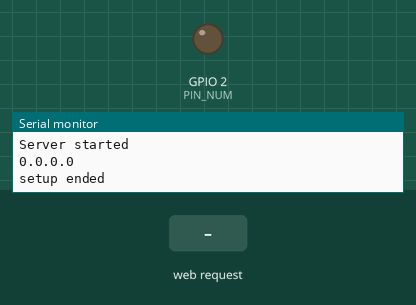
This sketch was run on a simulated ESP8266 (NodeMCU). Parts: output pins drawn as LEDs (lit = HIGH), the last lines printed to the serial monitor. The test bench sets the inputs (shaded band).

Above: at 1.2 s.
1.3 s: HTTP request GET /gpio/1 received
At 2.4 s:
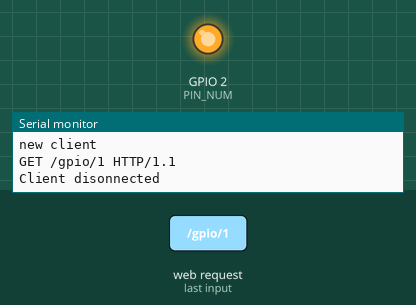
2.8 s: HTTP request GET /gpio/0 received
At 3.6 s:
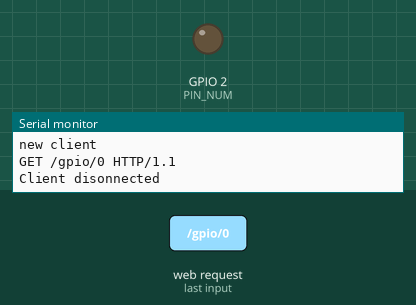
Timing chart, 0 to 5.8 s (numbered marks = the images above; inputs shaded):
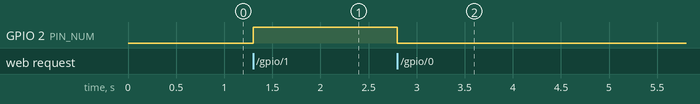

The sketch:

accessPoint.ino
```cpp
#include <ESP8266WiFi.h>

#define PIN_NUM 2

WiFiServer server(80);

void setup() {
  // put your setup code here, to run once:

  Serial.begin(115200);
  delay(10);

  pinMode(PIN_NUM, OUTPUT);
  digitalWrite(PIN_NUM, 0);

  WiFi.mode(WIFI_AP_STA);

  WiFi.softAP("arduino_network");

  WiFi.printDiag(Serial);

  // Start the server
  server.begin();
  Serial.println("Server started");
  Serial.flush();

  // Print the IP address
  Serial.println(WiFi.localIP());
  Serial.flush();

  Serial.println("setup ended");

  Serial.flush();
}

void loop() {
  // put your main code here, to run repeatedly:

//  delay(1000);
//  digitalWrite(PIN_NUM, HIGH);
//  delay(1000);
//  digitalWrite(PIN_NUM, LOW);

  // Check if a client has connected
  WiFiClient client = server.available();
  if (!client) {
    return;
  }

  // Wait until the client sends some data
  Serial.println("new client");
  while (!client.available()) {
    delay(1);
  }

  // Read the first line of the request
  String req = client.readStringUntil('\r');
  Serial.println(req);
  client.flush();

  // Match the request
  byte val = 1;
  if (req.indexOf("/gpio/0") != -1)
    val = 0;
  else if (req.indexOf("/gpio/1") != -1)
    val = 1;
  else if (req.indexOf("/scan") != -1) {
    byte numNetworks = WiFi.scanNetworks();
    String s = "HTTP/1.1 200 OK\r\nContent-Type: text/html\r\n\r\n<!DOCTYPE HTML>\r\n<html>\r\nNum networks: ";
    s += String(numNetworks) + "\n\n";
    for (byte i = 0; i < numNetworks; ++i) {
      s += WiFi.SSID(i);
      s += "\n";
    }
    s += "</html>\n";
    client.print(s);
    return;
  }
  else {
    Serial.println("invalid request");
    client.stop();
    return;
  }

  // Set GPIO2 according to the request
  digitalWrite(PIN_NUM, val);

  client.flush();

  // Prepare the response
  String s = "HTTP/1.1 200 OK\r\nContent-Type: text/html\r\n\r\n<!DOCTYPE HTML>\r\n<html>\r\nGPIO is now ";
  s += (val)?"high":"low";
  s += "</html>\n";

  // Send the response to the client
  client.print(s);
  delay(1);
  Serial.println("Client disonnected");
}
```

Measured:
- after the input at 1.3 s, GPIO 2 (PIN_NUM): LOW → HIGH at once
- after the input at 2.8 s, GPIO 2 (PIN_NUM): HIGH → LOW at once
